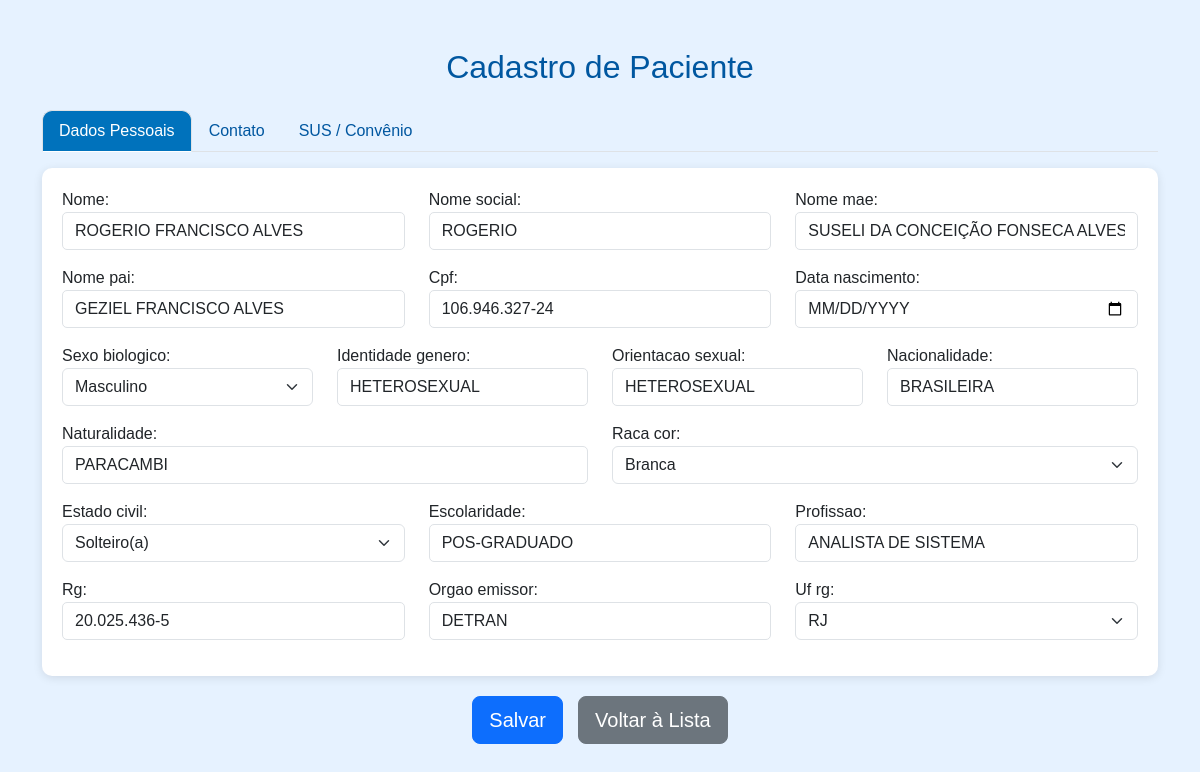
Page /pacientes/pacientes/1/editar/ on the committed database.
### paciente/models.py (models this page shows, shortened)
class Paciente(models.Model):
    nome = models.CharField(max_length=100)
    nome_social = models.CharField(max_length=100, blank=True, null=True)
    nome_mae = models.CharField(max_length=100)
    nome_pai = models.CharField(max_length=100, blank=True, null=True)
    cpf = models.CharField(
        max_length=14,
        unique=True,
        validators=[RegexValidator(
            r'^\d{3}\.\d{3}\.\d{3}-\d{2}$',
            'CPF inválido! Use XXX.XXX.XXX-XX'
        )]
    )
    data_nascimento = models.DateField()  # NÃO ALTERADO
    SEXO_BIOLOGICO_CHOICES = [
        ('M', 'Masculino'),
        ('F', 'Feminino'),
        ('I', 'Intersexo'),
    ]
    sexo_biologico = models.CharField(max_length=1, choices=SEXO_BIOLOGICO_CHOICES)
    identidade_genero = models.CharField(max_length=50)
    orientacao_sexual = models.CharField(max_length=50)
    nacionalidade = models.CharField(max_length=50, default='Brasileira')
    naturalidade = models.CharField(max_length=100)  # Cidade / UF
    RACA_COR_CHOICES = [
        ('BRANCA', 'Branca'),
        ('PRETA', 'Preta'),
        ('PARDA', 'Parda'),
        ('AMARELA', 'Amarela'),
        ('INDIGENA', 'Indígena'),
    ]
    raca_cor = models.CharField(max_length=10, choices=RACA_COR_CHOICES)
    ESTADO_CIVIL_CHOICES = [
        ('SOLTEIRO', 'Solteiro(a)'),
        ('CASADO', 'Casado(a)'),
        ('DIVORCIADO', 'Divorciado(a)'),
        ('VIUVO', 'Viúvo(a)'),
        ('UNIAO_ESTAVEL', 'União Estável'),
    ]
    estado_civil = models.CharField(max_length=20, choices=ESTADO_CIVIL_CHOICES)
    escolaridade = models.CharField(max_length=50)
    profissao = models.CharField(max_length=50)
    rg = models.CharField(max_length=20)
    orgao_emissor = models.CharField(max_length=10)
    UF_CHOICES = [
        ('AC','AC'), ('AL','AL'), ('AP','AP'), ('AM','AM'),
        ('BA','BA'), ('CE','CE'), ('DF','DF'), ('ES','ES'),
        ('GO','GO'), ('MA','MA'), ('MT','MT'), ('MS','MS'),
        ('MG','MG'), ('PA','PA'), ('PB','PB'), ('PR','PR'),
        ('PE','PE'), ('PI','PI'), ('RJ','RJ'), ('RN','RN'),
        ('RS','RS'), ('RO','RO'), ('RR','RR'), ('SC','SC'),
        ('SP','SP'), ('SE','SE'), ('TO','TO'),
    ]
    uf_rg = models.CharField(max_length=2, choices=UF_CHOICES)
    cep = models.CharField(
        max_length=9,
        validators=[RegexValidator(r'^\d{5}-\d{3}$', 'CEP inválido! Use XXXXX-XXX')]
    )
    endereco = models.CharField(max_length=100)
    numero = models.CharField(max_length=10)
    complemento = models.CharField(max_length=50, blank=True, null=True)
    bairro = models.CharField(max_length=50)
    municipio = models.CharField(max_length=50)
    uf = models.CharField(max_length=2, choices=UF_CHOICES)
    ZONA_CHOICES = [
        ('URBANA', 'Urbana'),
        ('RURAL', 'Rural'),
    ]
    zona = models.CharField(max_length=6, choices=ZONA_CHOICES)
    telefone_fixo = models.CharField(
        max_length=15,
        blank=True,
        null=True,
        validators=[RegexValidator(
            r'^\(\d{2}\)\s\d{4}-\d{4}$',
            'Telefone inválido! Use (XX) XXXX-XXXX'
        )]
    )
    celular = models.CharField(
        max_length=15,
        validators=[RegexValidator(
            r'^\(\d{2}\)\s\d{5}-\d{4}$',
            'Celular inválido! Use (XX) XXXXX-XXXX'
        )]
    )
    whatsapp = models.BooleanField(default=False)
    email = models.EmailField(blank=True, null=True)
    cartao_sus = models.CharField(max_length=18, blank=True, null=True)

### paciente/views.py (the view)
# urls.py: path('pacientes/<int:pk>/editar/', views.paciente_edit, name='paciente_edit'),
def paciente_edit(request, pk):
    paciente = get_object_or_404(Paciente, pk=pk)
    if request.method == "POST":
        form = PacienteForm(request.POST, instance=paciente)
        if form.is_valid():
            form.save()
            return redirect('paciente_list')
    else:
        form = PacienteForm(instance=paciente)
    return render(request, 'paciente/form.html', {'form': form})

### paciente/templates/paciente/form.html (shortened to what this page needs)
<!DOCTYPE html>
<html lang="pt-br">
<head>
    <link rel="stylesheet" href="https://cdn.jsdelivr.net/npm/bootstrap@5.3.2/dist/css/bootstrap.min.css">
</head>
<body>
<div class="container mt-5 mb-5">
    <h2 class="text-center mb-4">Cadastro de Paciente</h2>
    <form method="POST" novalidate>
        <ul class="nav nav-tabs" id="tabMenu" role="tablist">
            <li class="nav-item" role="presentation">
                <button type="button" class="nav-link active" id="dados-tab" data-bs-toggle="tab" data-bs-target="#dados">Dados Pessoais</button>
            </li>
            <li class="nav-item" role="presentation">
                <button type="button" class="nav-link" id="contato-tab" data-bs-toggle="tab" data-bs-target="#contato">Contato</button>
            </li>
            <li class="nav-item" role="presentation">
                <button type="button" class="nav-link" id="sus-tab" data-bs-toggle="tab" data-bs-target="#sus">SUS / Convênio</button>
            </li>
        </ul>
        <div class="tab-content mt-3">
            <div class="tab-pane fade show active" id="dados">
                <div class="card-tab">
                    <div class="row">
                        <div class="col-md-4 mb-3">{{ form.nome.label_tag }}{{ form.nome }}{% if form.nome.errors %}<div class="text-danger">{{ form.nome.errors }}</div>{% endif %}</div>
                        <div class="col-md-4 mb-3">{{ form.nome_social.label_tag }}{{ form.nome_social }}{% if form.nome_social.errors %}<div class="text-danger">{{ form.nome_social.errors }}</div>{% endif %}</div>
                        <div class="col-md-4 mb-3">{{ form.nome_mae.label_tag }}{{ form.nome_mae }}{% if form.nome_mae.errors %}<div class="text-danger">{{ form.nome_mae.errors }}</div>{% endif %}</div>
                        <div class="col-md-4 mb-3">{{ form.nome_pai.label_tag }}{{ form.nome_pai }}{% if form.nome_pai.errors %}<div class="text-danger">{{ form.nome_pai.errors }}</div>{% endif %}</div>
                        <div class="col-md-4 mb-3">{{ form.cpf.label_tag }}{{ form.cpf }}{% if form.cpf.errors %}<div class="text-danger">{{ form.cpf.errors }}</div>{% endif %}</div>
                        <div class="col-md-4 mb-3">{{ form.data_nascimento.label_tag }}{{ form.data_nascimento }}{% if form.data_nascimento.errors %}<div class="text-danger">{{ form.data_nascimento.errors }}</div>{% endif %}</div>
                        <div class="col-md-3 mb-3">{{ form.sexo_biologico.label_tag }}{{ form.sexo_biologico }}{% if form.sexo_biologico.errors %}<div class="text-danger">{{ form.sexo_biologico.errors }}</div>{% endif %}</div>
                        <div class="col-md-3 mb-3">{{ form.identidade_genero.label_tag }}{{ form.identidade_genero }}{% if form.identidade_genero.errors %}<div class="text-danger">{{ form.identidade_genero.errors }}</div>{% endif %}</div>
                        <div class="col-md-3 mb-3">{{ form.orientacao_sexual.label_tag }}{{ form.orientacao_sexual }}{% if form.orientacao_sexual.errors %}<div class="text-danger">{{ form.orientacao_sexual.errors }}</div>{% endif %}</div>
                        <div class="col-md-3 mb-3">{{ form.nacionalidade.label_tag }}{{ form.nacionalidade }}{% if form.nacionalidade.errors %}<div class="text-danger">{{ form.nacionalidade.errors }}</div>{% endif %}</div>
                        <div class="col-md-6 mb-3">{{ form.naturalidade.label_tag }}{{ form.naturalidade }}{% if form.naturalidade.errors %}<div class="text-danger">{{ form.naturalidade.errors }}</div>{% endif %}</div>
                        <div class="col-md-6 mb-3">{{ form.raca_cor.label_tag }}{{ form.raca_cor }}{% if form.raca_cor.errors %}<div class="text-danger">{{ form.raca_cor.errors }}</div>{% endif %}</div>
                        <div class="col-md-4 mb-3">{{ form.estado_civil.label_tag }}{{ form.estado_civil }}{% if form.estado_civil.errors %}<div class="text-danger">{{ form.estado_civil.errors }}</div>{% endif %}</div>
                        <div class="col-md-4 mb-3">{{ form.escolaridade.label_tag }}{{ form.escolaridade }}{% if form.escolaridade.errors %}<div class="text-danger">{{ form.escolaridade.errors }}</div>{% endif %}</div>
                        <div class="col-md-4 mb-3">{{ form.profissao.label_tag }}{{ form.profissao }}{% if form.profissao.errors %}<div class="text-danger">{{ form.profissao.errors }}</div>{% endif %}</div>
                        <div class="col-md-4 mb-3">{{ form.rg.label_tag }}{{ form.rg }}{% if form.rg.errors %}<div class="text-danger">{{ form.rg.errors }}</div>{% endif %}</div>
                        <div class="col-md-4 mb-3">{{ form.orgao_emissor.label_tag }}{{ form.orgao_emissor }}{% if form.orgao_emissor.errors %}<div class="text-danger">{{ form.orgao_emissor.errors }}</div>{% endif %}</div>
                        <div class="col-md-4 mb-3">{{ form.uf_rg.label_tag }}{{ form.uf_rg }}{% if form.uf_rg.errors %}<div class="text-danger">{{ form.uf_rg.errors }}</div>{% endif %}</div>
                    </div>
                </div>
            </div>
        </div>
        <div class="btn-group-center">
            <button type="submit" class="btn btn-primary btn-lg">Salvar</button>
            <a href="{% url 'paciente_list' %}" class="btn btn-secondary btn-lg">Voltar à Lista</a>
        </div>
    </form>
</div>
</body>
</html>

### paciente/templates/paciente/form.html (style rules this page uses)
body { background-color: #e6f2ff; font-family: Arial, sans-serif; }
h2 { color: #0057a0; }
.tab-pane { margin-top: 15px; }
.card-tab { background-color: #ffffff; border-radius: 10px; box-shadow: 0 2px 10px rgba(0,0,0,0.1); padding: 20px; margin-bottom: 20px; }
.form-control { border-radius: 5px; text-transform: uppercase; }
.btn-group-center { display: flex; justify-content: center; gap: 15px; margin-top: 20px; }
.nav-tabs .nav-link.active { background-color: #0072bc; color: #fff; border-radius: 10px 10px 0 0; }
.nav-tabs .nav-link { border-radius: 10px 10px 0 0; color: #0057a0; }

### rows in the picture
Paciente: nome "ROGERIO FRANCISCO ALVES", nome_social "ROGERIO", nome_mae "SUSELI DA CONCEIÇÃO FONSECA ALVES", nome_pai "GEZIEL FRANCISCO ALVES", cpf "106.946.327-24", sexo_biologico "Masculino", identidade_genero "HETEROSEXUAL", orientacao_sexual "HETEROSEXUAL", nacionalidade "Brasileira", naturalidade "PARACAMBI", raca_cor "Branca", estado_civil "Solteiro(a)", escolaridade "POS-GRADUADO", profissao "ANALISTA DE SISTEMA", rg "20.025.436-5", orgao_emissor "DETRAN", uf_rg "RJ"
